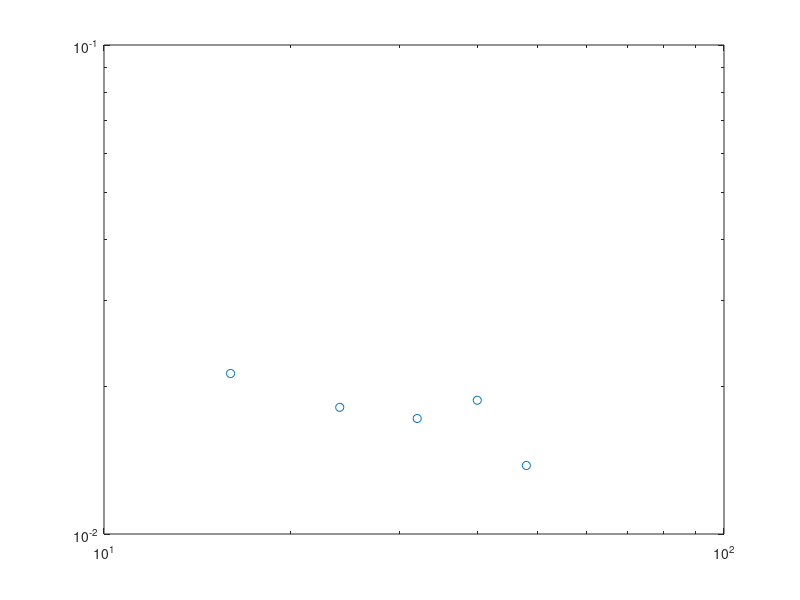

Write the MATLAB code that produced this figure. (Note: this script raises an error after producing the figure.)
Lx = [16,24, 32, 40, 48];
A_cdw = [0.021293, 0.018159,0.017226, 0.018774, 0.013807];
h1 = loglog(Lx, A_cdw,'o');hold on;



fit_x = Lx;
p = fit(log(Lx([1:2,3])'),log(A_cdw([1:2,3])'),'poly1');
fprintf('Kc=%.5f\n',-p.p1*2);
x = fit_x(1):0.5:fit_x(end);
fl=loglog(Lx,exp(p.p2)*(Lx).^p.p1,'-.');
T=text(30,0.018,['$K_{c}=',num2str(-p.p1*2),'$']);
set(T,'Interpreter','latex');
set(T,'Fontsize',28);

%stop at middle to see if measurement different

set(gca,'fontsize',24);
set(gca,'linewidth',1.5);
set(get(gca,'Children'),'linewidth',3); % Set line width 1.5 pounds
set(h1,'markersize',10);
xlabel('$L_x$','Interpreter','latex');
ylabel('$A_{cdw}$','Interpreter','latex');
set(get(gca,'XLabel'),'FontSize',24); 
set(get(gca,'YLabel'),'FontSize',24); 
